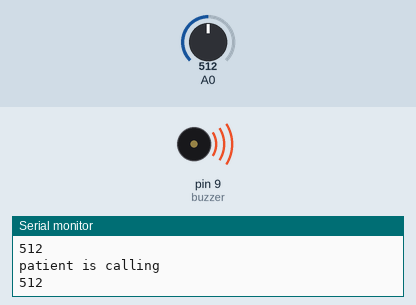
Simulated run of this sketch. Board: Arduino Uno, built with avr-gcc and run on an emulated ATmega328P. Shown: buzzer (waves = sounding), the last lines printed to the serial monitor. The test bench sets the inputs (shaded band); at power-on: A0 = 512.

Above: at 2.9 s.
3.0 s: A0 set to 267
6.5 s: A0 set to 238
At 8.1 s:
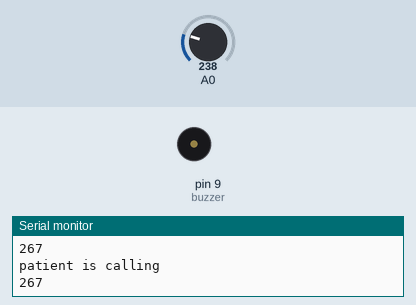
9.3 s: A0 set to 260
At 14.9 s:
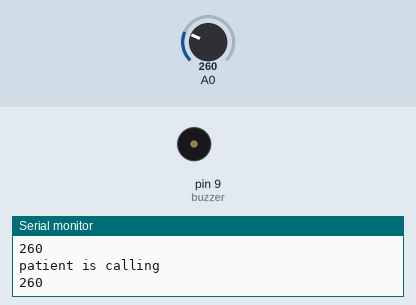
15.5 s: A0 set to 240
At 16.3 s:
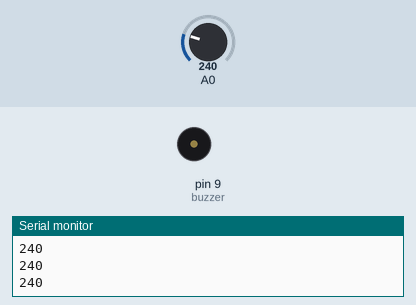
Timing chart, 0 to 18.5 s (numbered marks = the images above; inputs shaded):
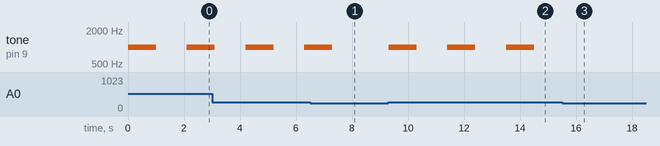

The sketch:

sketch_dec23a.ino
```cpp
const int buzzer = 9; //buzzer to arduino pin 9

void setup() {
  // put your setup code here, to run once:
pinMode(A0,INPUT);
 pinMode(buzzer, OUTPUT); // Set buzzer - pin 9 as an output
Serial.begin(9600);
}

void loop() {
  // put your main code here, to run repeatedly:
int value=analogRead(A0);
Serial.println(value);
if(value>250)
{
   tone(buzzer, 1000); // Send 1KHz sound signal...
  delay(1000);        // ...for 1 sec
  noTone(buzzer);     // Stop sound...
  delay(1000);        // ...for 1sec
  Serial.println("patient is calling");
  }
delay(100);
}
```

Measured:
- the behaviour switches between 251 and 250 on A0 (found by bisection; images 0 and 1)
- after the input at 6.5 s, tone on pin 9 (buzzer): goes on until 7.3 s, then stays silent
- after the input at 9.3 s, tone on pin 9 (buzzer): alternates 1000 Hz for 1.0 s and silent for 1.1 s, starting at once
- after the input at 15.5 s, tone on pin 9 (buzzer): stops changing and stays silent
- by itself, tone on pin 9 (buzzer): alternates 1000 Hz for 1.0 s and silent for 1.1 s
